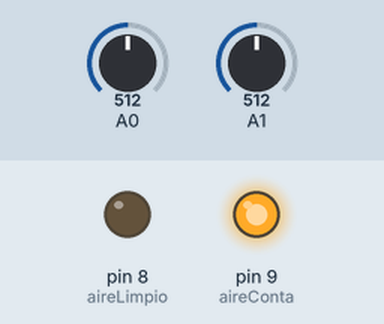
This sketch was run on a simulated Arduino Uno, built with avr-gcc and run on an emulated ATmega328P. Shown: output pins drawn as LEDs (lit = HIGH). The inputs (shaded band) are chosen by the test bench; at power-on: A0 = 512, A1 = 512. What the sketch prints to the serial monitor is not drawn.

Above: at 2.3 s.
2.4 s: A0 set to 218
4.2 s: A0 set to 184
At 5.6 s:
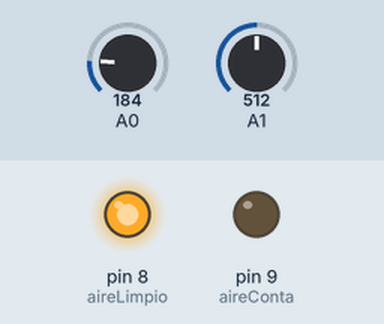
6.5 s: A0 set to 210
At 8.2 s:
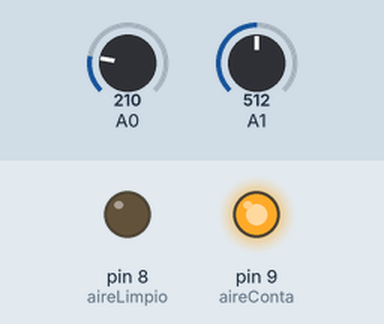
8.5 s: A0 set to 190
At 9.9 s:
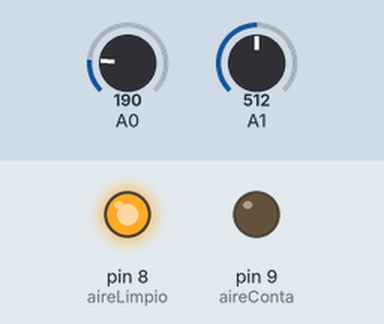
Timing chart, 0 to 11.5 s (numbered marks = the images above; inputs shaded):
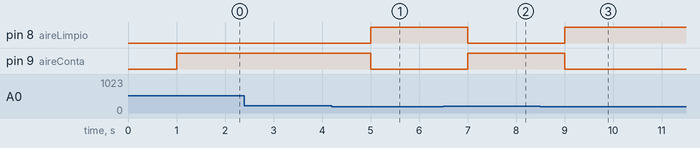

Measured:
- the behaviour switches between 200 and 199 on A0 (found by bisection; images 0 and 1)
- after the input at 2.4 s, every drawn part: stays the same
- after the input at 4.2 s, pin 8 (aireLimpio): LOW → HIGH after 0.80 s; pin 9 (aireConta): HIGH → LOW after 0.80 s
- after the input at 6.5 s, pin 8 (aireLimpio): HIGH → LOW after 0.50 s; pin 9 (aireConta): LOW → HIGH after 0.50 s
- after the input at 8.5 s, pin 8 (aireLimpio): LOW → HIGH after 0.50 s; pin 9 (aireConta): HIGH → LOW after 0.50 s

The sketch:

EspinozaL_ChiquitoF_Datos.ino
```cpp
#include <MsTimer2.h>
#include <avr/power.h>
#include <avr/sleep.h>
#include<avr/wdt.h>

int mq135=0;
int mq7=0;
int aireLimpio=8;
int aireConta=9;

int tiempo=300;
int cont=0;

void setup() {
  Serial.begin(9600);
  MsTimer2::set(1000, reloj);
  power_adc_disable();
  MsTimer2::start();
  pinMode(aireLimpio, OUTPUT);
  pinMode(aireConta, OUTPUT);
  Serial.println("Recoleccion de datos");
  digitalWrite(aireLimpio, LOW);
  digitalWrite(aireConta, LOW);
}

void loop() {
  delay(500);
  mq135=analogRead(A0);
  mq7=analogRead(A1);

  delay(500);
  if(mq135>60 && mq135<200){
    digitalWrite(aireLimpio, HIGH);
    digitalWrite(aireConta, LOW);
    }
   if(mq135>200){
    digitalWrite(aireLimpio, LOW);
    digitalWrite(aireConta, HIGH);
    }
    if(mq7>130 && mq7<300){
    digitalWrite(aireLimpio, HIGH);
    digitalWrite(aireConta, LOW);
    }
    if(mq135>300){
    digitalWrite(aireLimpio, LOW);
    digitalWrite(aireConta, HIGH);
    }
}
void reloj(){
   cont++; // cuenta cada segundo
   if(cont==tiempo){
       power_adc_enable();
       delay(10);
       Serial.println(String(mq135)+String(", ")+String(mq7));
       cont=0;
    }
}
```
